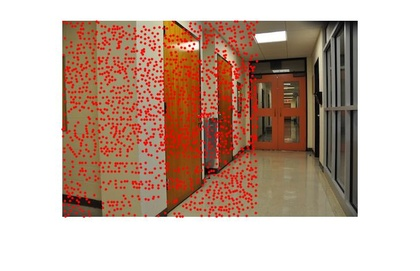
%> input picture p1.jpg, 420 x 271 px, shrunk from 728 x 470 before the run
$ octave --eval "result = harris(imread('p1.jpg'));"   (GNU Octave 9; MATLAB toolbox functions it lacks are replaced by stand-ins)
%> lines starting %> are read from the running program, lines starting %| are printed output that depends on the picture
function [x,y,R]=harris(image)
%compute Harris corner
%input: image
%output: x,y:coordinates of corner
%        R: Harris R function

g=fspecial('gaussian',[7 7],1);

%blur image with gaussian kernel
I=double(image);
I=imfilter(I,g);

%sobel operators
sobel=fspecial('sobel');
Ix=imfilter(I,sobel,'replicate','same');
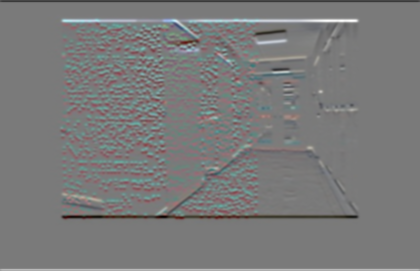
%> Ix: size 271x420x3 double; mean R, G, B 0, 0, 0; drawn with min black and max white
Iy=imfilter(I,sobel','replicate','same');
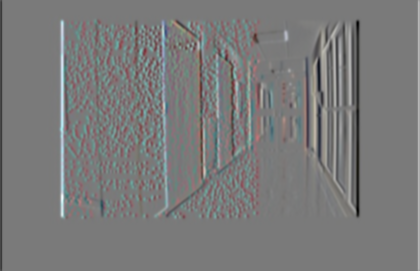
%> Iy: size 271x420x3 double; mean R, G, B 0, 0, 0; mean of the top-left, top-right, bottom-left and bottom-right quarters 1.8, -1.8, 0.9, -0.9; drawn with min black and max white

%apply window function(gaussian)
Ix2=imfilter(Ix.^2, g, 'same');
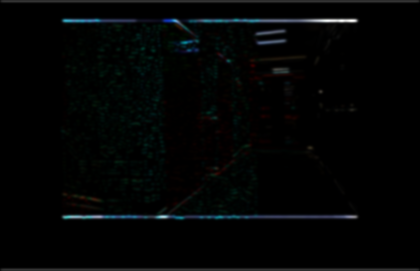
%> Ix2: size 271x420x3 double; mean R, G, B 3387.1, 4806.7, 4781.2; drawn with min black and max white
Iy2=imfilter(Iy.^2, g, 'same');
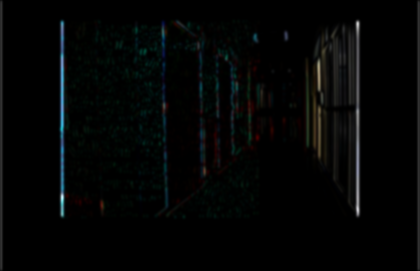
%> Iy2: size 271x420x3 double; mean R, G, B 4544, 5810.8, 5474.5; drawn with min black and max white
Ixy=imfilter(Ix.*Iy, g, 'same');
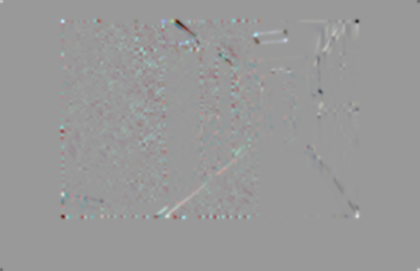
%> Ixy: size 271x420x3 double; mean R, G, B -25.6, -26.4, -20.3; drawn with min black and max white

%compute R
[height,width]=size(I);
%> height = 271; width = 1260
R=zeros(height,width);
for i=1:height
    for j=1:width
        M=[Ix2(i,j) Ixy(i,j);Ixy(i,j) Iy2(i,j)];
        R(i,j)=det(M)-0.05*(trace(M))^2;
    end
end
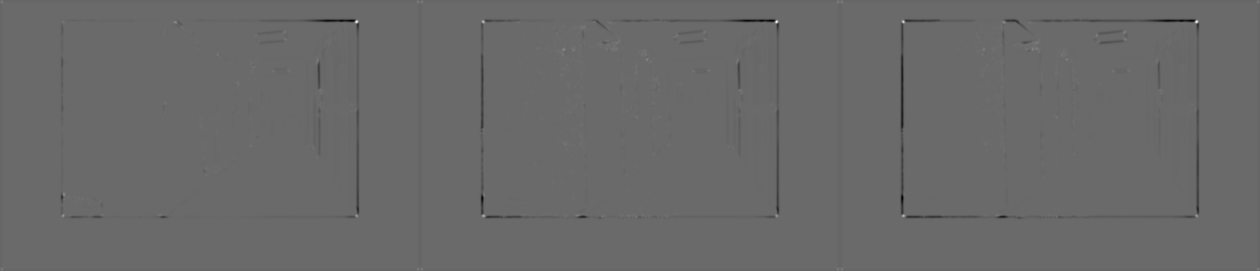
%> R: size 271x1260 double; min -3.51e+09, max 4.93e+09, mean -18437602; drawn with min black and max white

%non-maximum suppression
localmax=ordfilt2(R,5^2,true(5));
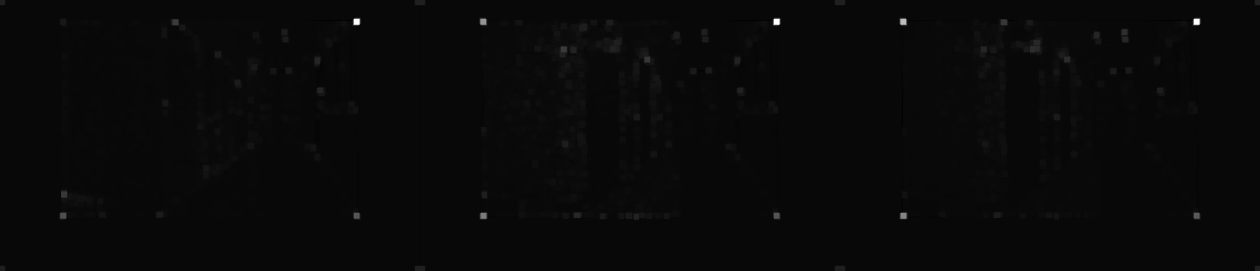
%> localmax: size 271x1260 double; min -178946069.5, max 4.93e+09, mean 16281850.4; drawn with min black and max white
R=R.*(and(R==localmax, R>0));


[x,y]=find(R);
%> x = 3318 values from 2 to 270; y = 3318 values from 2 to 1259
%> `result = harris(imread('p1.jpg'));`: result = 3318 values, max 270 at index 3, min 2 at index 1047, mean 121.3
end

$ run again, on p3.jpg
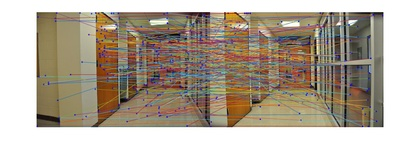
%> input picture p3.jpg, 420 x 159 px, shrunk from 1240 x 470 before the run
%> after the loop in harris, `for i=1:height`:
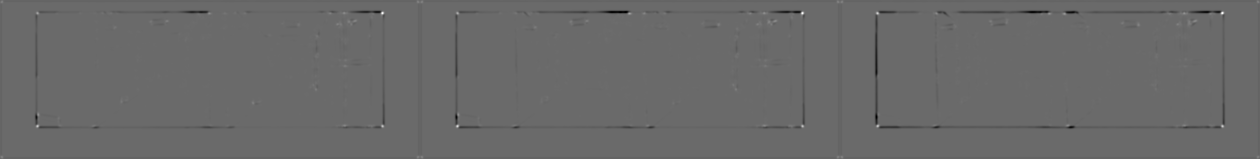
%> R: size 159x1260 double; min -2.53e+09, max 3.53e+09, mean -19509512.4; drawn with min black and max white
%> in harris, `localmax=ordfilt2(R,5^2,true(5));`:
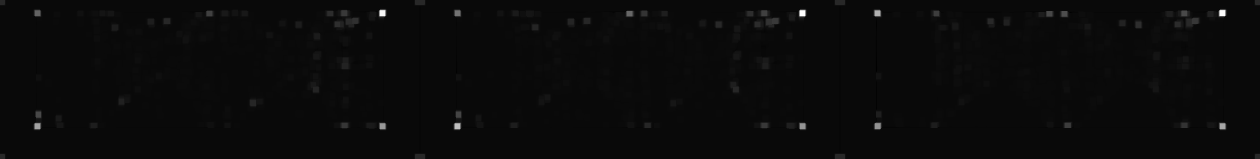
%> localmax: size 159x1260 double; min -139754230.9, max 3.53e+09, mean 18990019.6; drawn with min black and max white
%> x = 2058 values from 2 to 158; y = 2058 values from 2 to 1259
%> result = 2058 values, max 158 at index 3, min 2 at index 645, mean 69.1
